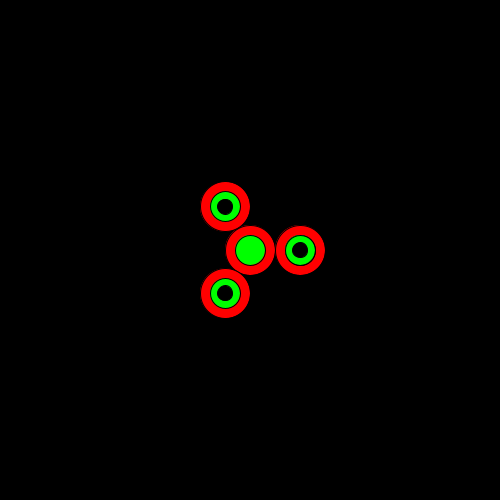
Frame 1 (no input)
Frame 60 (the mouse pressed at the canvas centre just before this capture): identical to frame 1, image omitted
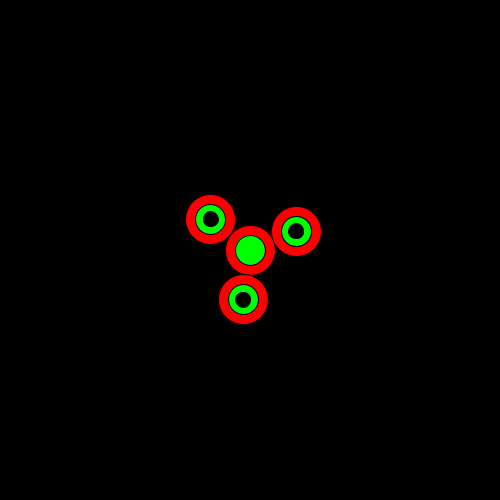
Frame 120 (the mouse held since frame 60 and released just before this capture)

The Processing sketch that drew these frames (run headless with seeded random() and noise(); from frame 60 on, the mouse is pressed at the canvas centre):

// Processing sketch: fidget_spinner_processing
// ── fidget_spinner_processing.pde
float hoek = 0.0;
float hoeksnelheid = 0.10;
void setup() {
  size(500, 500);
}

void draw() {

  float x = 250;
  float x2 = x + (cos(hoek)*50);
  float x3 = x + (cos(hoek+TWO_PI/3)*50); 
  float x4 = x + (cos(hoek + TWO_PI*2/3)*50);

  float y= 250;
  float y2 = y + (sin(hoek)*50);
  float y3 = y + (sin(hoek+ TWO_PI/3)*50);
  float y4 = y +(sin(hoek+ TWO_PI*2/3)*50);
  if (mousePressed) { 
    hoek  += hoeksnelheid ;
  
}

  background(0);




  fill(255, 0, 0);
  ellipse(x, y, 50, 50);
  fill(255, 0, 0);
  ellipse(x2, y2, 50, 50);
  fill(255,0,0);
  ellipse(x3, y3, 50, 50);
  fill(255,0,0);
  ellipse(x4, y4, 50, 50);
  fill(0);
  ellipse(x2, y2, 30, 30);
  fill(0,255,0);    
  ellipse(x3, y3, 30, 30);
  fill(0,255,0);
  ellipse(x4, y4, 30, 30);

  fill(0);
  ellipse(x3, y3, 15, 15);
  fill(0);
  ellipse(x4, y4, 15, 15);
  fill(0,255,0);
  ellipse(x2, y2, 30, 30);
  fill(0);
  ellipse(x2, y2, 15, 15);
  fill(0,255,0);
  ellipse(250, 250, 30, 30);
}
